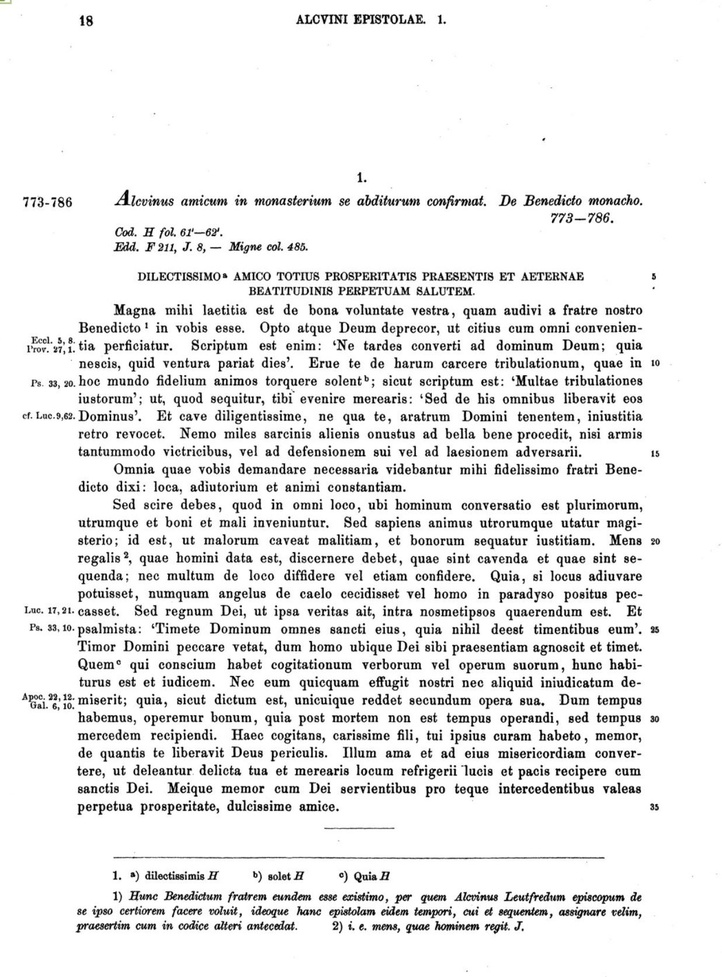
#> input picture datasets/ocr/sample_mgh.JPG, 722 x 977 px, shrunk from 1236 x 1672 before the run, found by its file name
$ jupyter execute separete_the_footnote.ipynb
#> lines starting #> are read from the running program, lines starting #| are printed output that depends on the picture; after the words box and inside, x2 and y2 are one past the last pixel; in counts of white or black regions, pixels touching at a corner belong together
[cell 1]
#https://stackoverflow.com/questions/28816046/
#displaying-different-images-with-actual-size-in-matplotlib-subplot
def display(im_path):
    dpi = 80
    im_data = plt.imread(im_path)

    height, width  = im_data.shape[:2]

    # What size does the figure need to be in inches to fit the image?
    figsize = width / float(dpi), height / float(dpi)

    # Create a figure of the right size with one axes that takes up the full figure
    fig = plt.figure(figsize=figsize)
    ax = fig.add_axes([0, 0, 1, 1])

    # Hide spines, ticks, etc.
    ax.axis('off')

    # Display the image.
    ax.imshow(im_data, cmap='gray')

    plt.show()

[cell 2]
#Bibliotecas
import PIL
import cv2
import pytesseract
from PIL import Image
import matplotlib.pyplot as plt
import numpy as np

#### Recuperando as imagens

[cell 3]
#Carregando as imanges
image = cv2.imread('../datasets/ocr/sample_mgh.jpg')
#> image is the input picture: shape (977, 722, 3); mean B, G, R 233.6, 233.6, 233.6
im_h, im_w, im_d = image.shape
base_image = image.copy()

[cell 4]
#Pré-processamento das imagens
gray = cv2.cvtColor(image, cv2.COLOR_BGR2GRAY)
blur = cv2.GaussianBlur(gray, (7,7), 0)
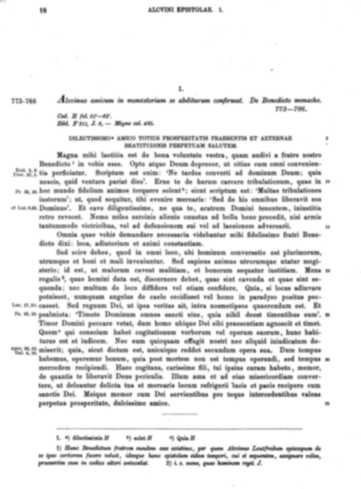
#> blur: shape (977, 722) (shown at 1/2 size); min 52, max 255, mean 233.6
thresh = cv2.threshold(blur, 0, 255, cv2.THRESH_BINARY_INV + cv2.THRESH_OTSU)[1]
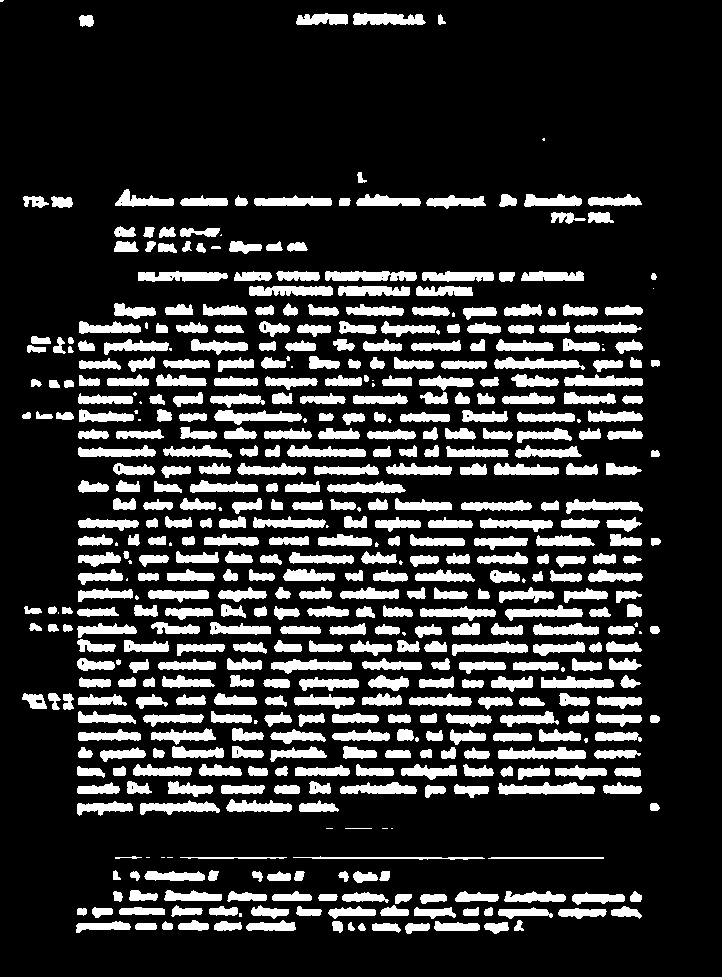
#> thresh: shape (977, 722); 18.9% white; 515 white regions (47 under 20 px), largest, box (x1, y1, x2, y2) and area: (498, 782, 595, 795) 851, (325, 271, 417, 281) 784, (498, 747, 586, 759) 762

                                                    #selecionando as features mais longas e finas
kernel = cv2.getStructuringElement(cv2.MORPH_RECT, (50,10))
dilate = cv2.dilate(thresh, kernel, iterations=1)
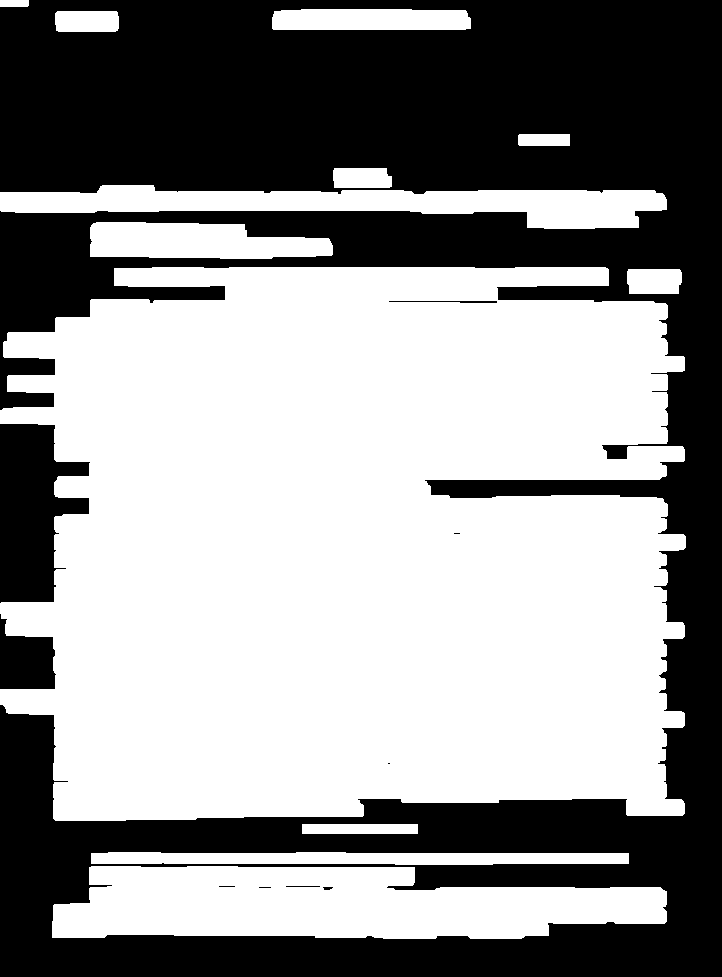
#> dilate: shape (977, 722); 56.9% white; 10 black regions (4 under 20 px)

#### Detectando a linha vertical antes do footnote
Encontrando os contornos e desenhando o retangulo

[cell 5]
cnts = cv2.findContours(dilate, cv2.RETR_EXTERNAL, cv2.CHAIN_APPROX_SIMPLE)
#> cnts = 12 contours; largest, box (x1, y1, x2, y2) and area: (0, 267, 686, 821) 325662, (52, 866, 667, 939) 34171, (0, 185, 667, 229) 15334, (90, 222, 333, 259) 6880, (91, 852, 629, 865) 5569
cnts = cnts[0] if len(cnts) == 2 else cnts[1]
cnts = sorted(cnts, key=lambda x: cv2.boundingRect(x)[1])
for c in cnts:
    x,y,w,h = cv2.boundingRect(c)
    if h < 20 and w > 250:
        roi = base_image[0:y+h, 0:x+im_w]
        cv2.rectangle(image, (x, y), (x + w, y + h), (36,255,12), 2)
#> this loop made 12 passes
#> (x, y, w, h) on passes 1 to 8: (0, 0, 29, 7), (272, 9, 199, 21), (55, 11, 64, 21), (518, 134, 52, 12), (333, 168, 59, 20), (0, 185, 667, 44), (90, 222, 243, 37), (0, 267, 686, 554)
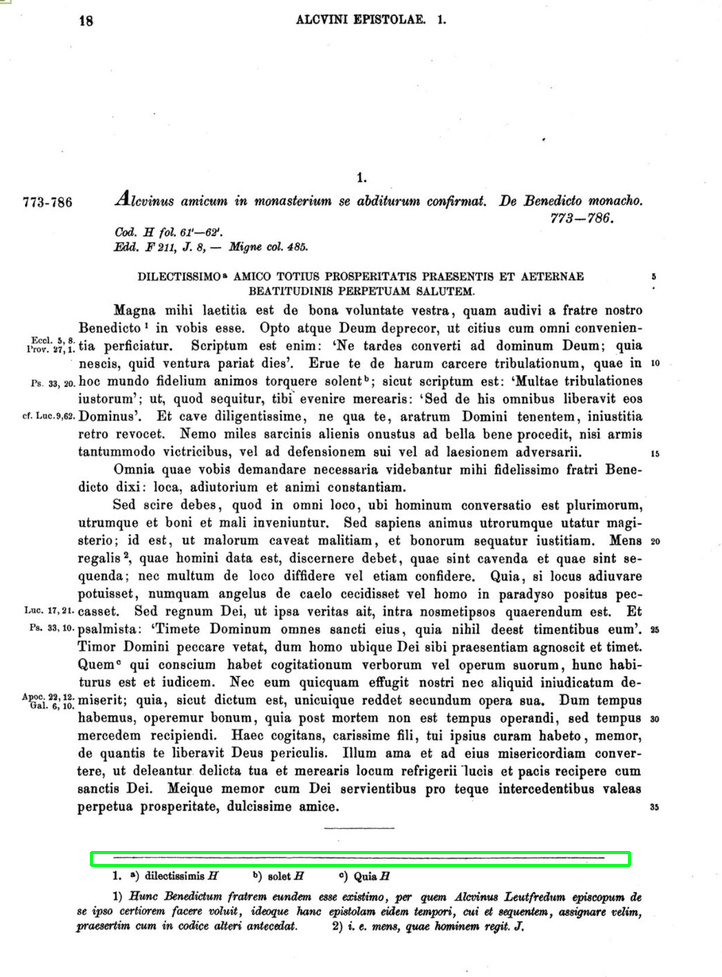
#> image: shape (977, 722, 3); 0.47% of pixels changed, all inside (x1, y1, x2, y2) = (90, 851, 631, 867)

cv2.imwrite("data-processed/output.png", roi)
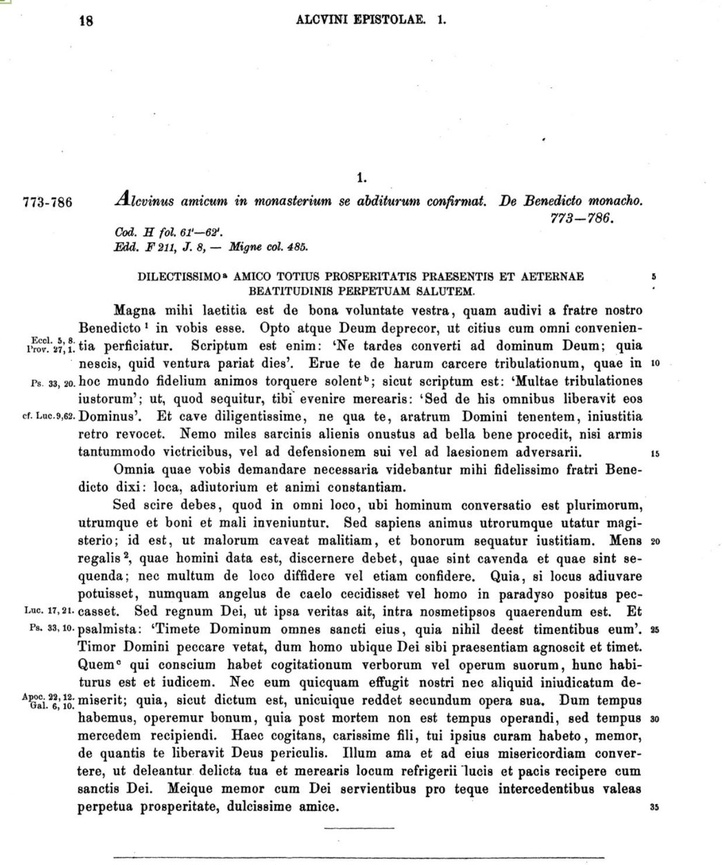
#> saved as output.png: shape (865, 722, 3); mean B, G, R 233, 233, 233
#> Out = True

[cell 6]
display('data-processed/output.png')

$ run again, with datasets/ocr/index.jpg copied over datasets/ocr/sample_mgh.JPG
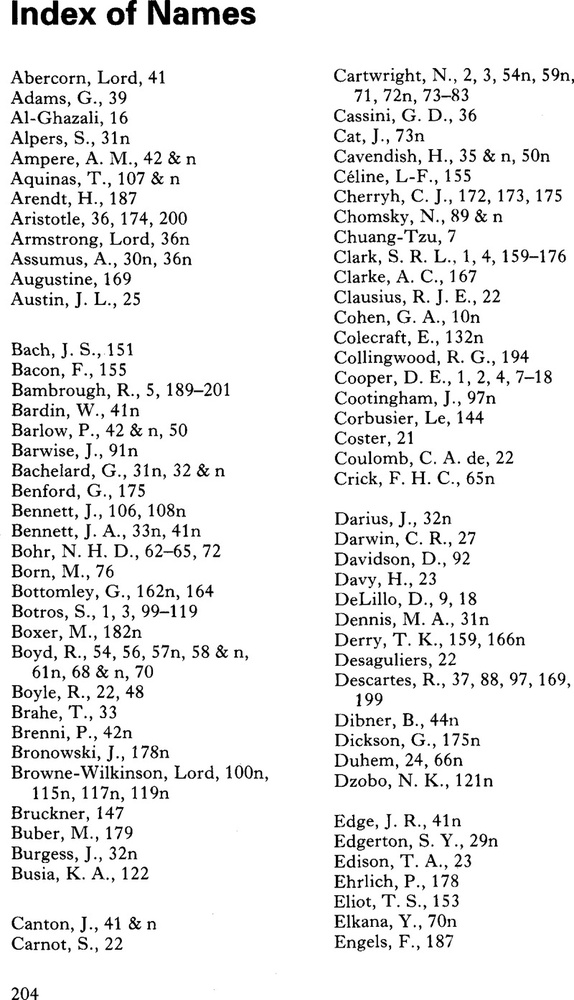
#> input picture datasets/ocr/index.jpg, 574 x 1000 px, shrunk from 800 x 1394 before the run, found by its file name
#> image is the input picture: shape (1000, 574, 3); min 0, max 255, mean 235.8
#> `thresh = cv2.threshold(blur, 0, 255, cv2.THRESH_BINARY_INV + cv2.THRES..`:
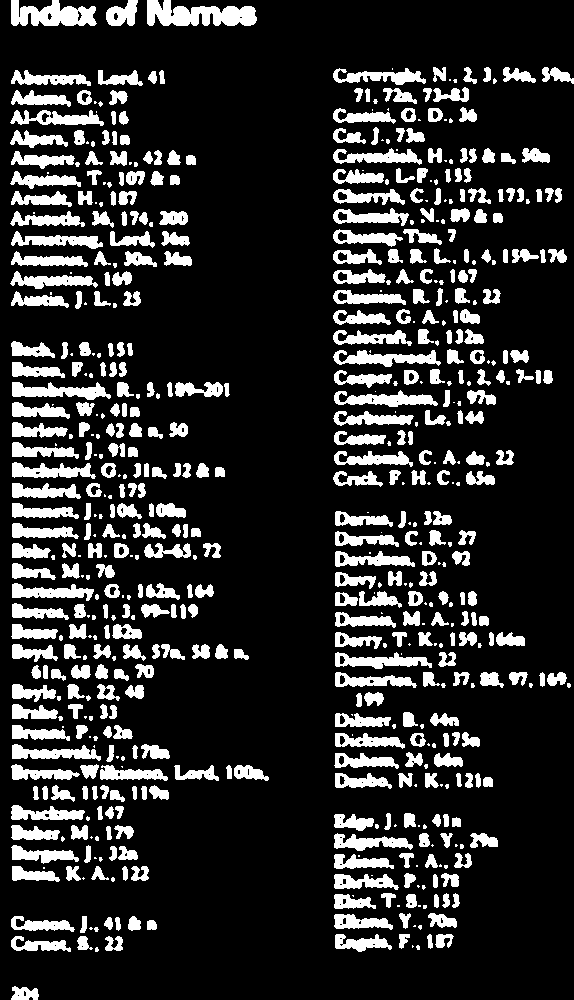
#> thresh: shape (1000, 574); 17.3% white; 637 white regions (204 under 20 px), largest, box (x1, y1, x2, y2) and area: (147, 0, 257, 26) 1953, (11, 0, 97, 26) 1523, (12, 382, 111, 400) 998
#> `dilate = cv2.dilate(thresh, kernel, iterations=1)`:
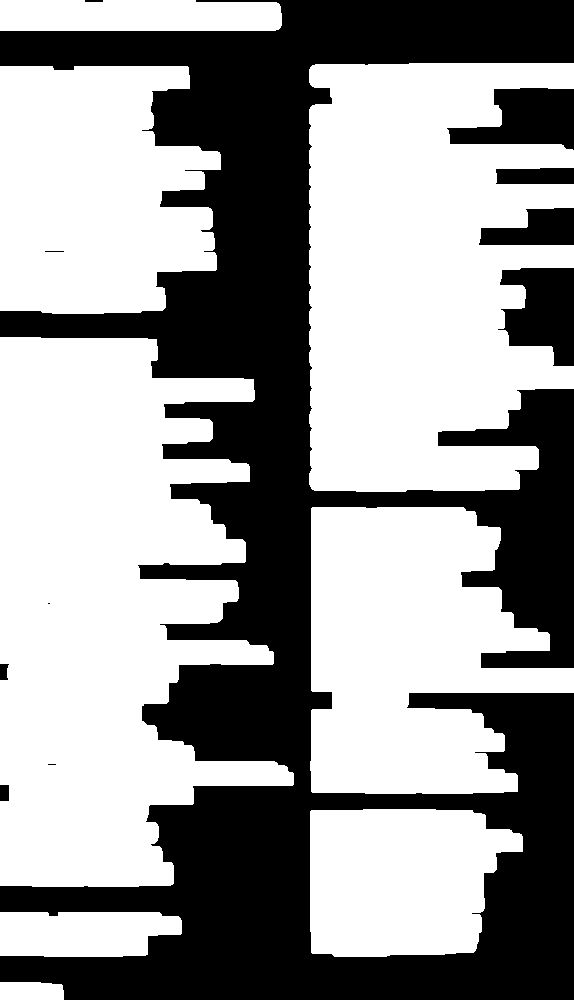
#> dilate: shape (1000, 574); 59.7% white; 11 black regions (3 under 20 px)
#> cnts = 8 contours; box (x1, y1, x2, y2) and area: (0, 337, 294, 887) 106705, (309, 63, 574, 492) 90882, (310, 507, 574, 794) 53144, (0, 66, 221, 314) 44908, (310, 809, 523, 957) 25884, (0, 0, 282, 31) 8194, (0, 912, 182, 957) 7030, (0, 982, 64, 1000) 1031
#> the loop `for c in cnts:` made 8 passes
#> (x, y, w, h) on passes 1 to 8: (0, 0, 282, 31), (309, 63, 265, 429), (0, 66, 221, 248), (0, 337, 294, 550), (310, 507, 264, 287), (310, 809, 213, 148), (0, 912, 182, 45), (0, 982, 64, 18)
